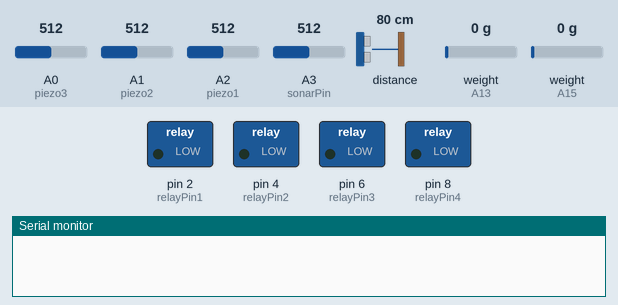
A sketch run on a simulated Arduino Mega 2560, built with avr-gcc and run on an emulated ATmega2560. Parts: switched loads named in the sketch (green lamp = pin HIGH), the last lines printed to the serial monitor. Inputs (shaded band) come from the test bench; at power-on: A0 (piezo3) = 512, A1 (piezo2) = 512, A2 (piezo1) = 512, A3 (sonarPin) = 512, distance to the obstacle 80 cm, weight on the scale (sensors on A13, A15) 0 g.

Above: at 0.1 s.
At 0.53 s:
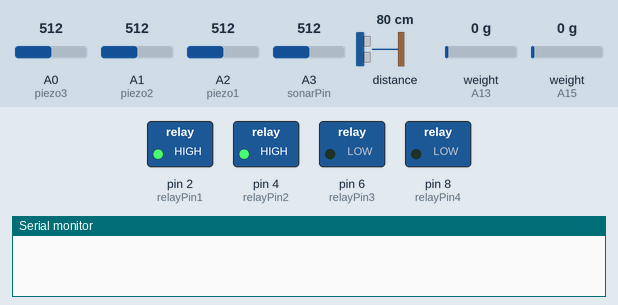
At 0.97 s:
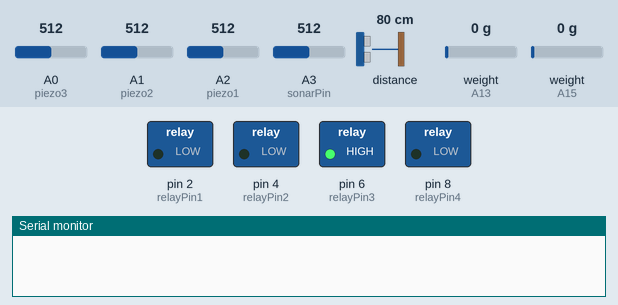
At 1.62 s:
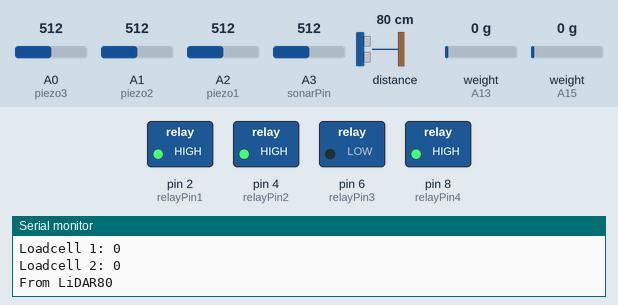
At 2.07 s:
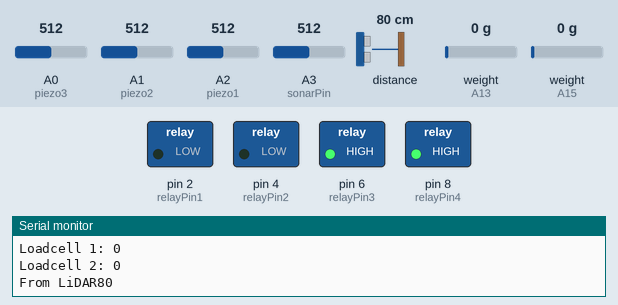
At 2.93 s:
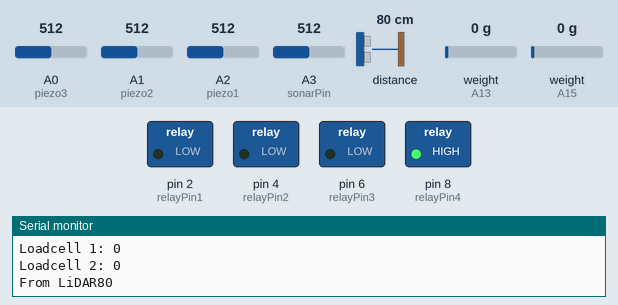
Timing chart, 0 to 3.2 s (numbered marks = the images above):
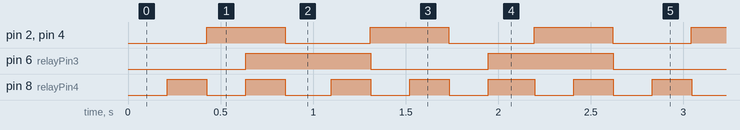

Measured:
- by itself, pin 2 (relayPin1), pin 4 (relayPin2): alternates HIGH for 0.42 s and LOW for 0.42 s
- by itself, pin 6 (relayPin3): alternates HIGH for 0.67 s and LOW for 0.67 s
- by itself, pin 8 (relayPin4): alternates HIGH for 0.21 s and LOW for 0.21 s

The sketch:

allinone.ino
```cpp
#include <TFMini.h>
#include <elapsedMillis.h>
#include <Q2HX711.h>

TFMini tfmini;

elapsedMillis rel1;
elapsedMillis rel2;
elapsedMillis rel3;
elapsedMillis rel4;

boolean rel1State = LOW;
boolean rel2State = LOW;
boolean rel3State = LOW;
boolean rel4State = LOW;

int interval1 = 400;
int interval2 = 300;
int interval3 = 500;
int interval4 = 200;

const int relayPin1 = 2;
const int relayPin2 = 4;
const int relayPin3 = 6;
const int relayPin4 = 8;

const byte DataPin1 = A15;
const byte CLKPin1 = A14;

const byte DataPin2 = A13;
const byte CLKPin2 = A12;

Q2HX711 cell1(DataPin1, CLKPin1);
Q2HX711 cell2(DataPin2, CLKPin2);

int cell1_Read;
int cell2_Read;

int interval = 1000;
unsigned long time_now = 0;

const int piezo1 = A2;
const int piezo2 = A1;
const int piezo3 = A0;
const int sonarPin = A3;
// thresholds for piezos
const int threshold1 = 0;
const int threshold2 = 0;
const int threshold3 = 0;

int piezo1Read = 0;
int piezo2Read = 0;
int piezo3Read = 0;
int sonarVal;
int dist_cm = 0;


void setup() {
  // put your setup code here, to run once:
  Serial.begin(9600);
  Serial1.begin(15200);
  tfmini.begin(&Serial1);
  pinMode(piezo1,INPUT);
  pinMode(piezo2,INPUT);
  pinMode(piezo3,INPUT);
  pinMode(sonarPin,INPUT);
  pinMode(relayPin1,OUTPUT);
  pinMode(relayPin2,OUTPUT);
  pinMode(relayPin3,OUTPUT);
  pinMode(relayPin4,OUTPUT);
}

void loop() {
  // put your main code here, to run repeatedly:
  uint16_t dist = tfmini.getDistance();
  piezo1Read = analogRead(piezo1);
  piezo2Read = analogRead(piezo2);
  piezo3Read = analogRead(piezo3);
  sonarVal = analogRead(sonarPin);
  dist_cm = (sonarVal*1.262);
  cell1_Read = (cell1.read()/10000.0);
  cell2_Read = (cell2.read()/10000.0);

  if(millis() > time_now + interval){
    time_now = millis();

  Serial.print("Piezo 1: ");
  Serial.println(piezo1Read);
  Serial.print("Piezo 2: ");
  Serial.println(piezo2Read);
  Serial.print("Piezo 3: ");
  Serial.println(piezo3Read);
  Serial.print("Distance: ");
  Serial.println(dist_cm);
  Serial.print("Loadcell 1: ");
  Serial.println(cell1_Read);
  Serial.print("Loadcell 2: ");
  Serial.println(cell2_Read);
  Serial.print("From LiDAR");
  Serial.println(dist);
  }
  if (rel1 > interval1)
  {
      rel1State = !rel1State;         // toggle the state from HIGH to LOW to HIGH to LOW ...
      digitalWrite(relayPin1, rel1State);
      rel1 = 0;              // reset the counter to 0 so the counting starts over...
  }

  if (rel2 > interval2)
  {
      rel2State = !rel2State;         // toggle the state from HIGH to LOW to HIGH to LOW ...
      digitalWrite(relayPin2, rel2State);
      rel2 = 0;              // reset the counter to 0 so the counting starts over...
  }

  if (rel3 > interval3)
  {
      rel3State = !rel3State;         // toggle the state from HIGH to LOW to HIGH to LOW ...
      digitalWrite(relayPin3, rel3State);
      rel3 = 0;              // reset the counter to 0 so the counting starts over...
  }

  if (rel4 > interval4)
  {
      rel4State = !rel4State;         // toggle the state from HIGH to LOW to HIGH to LOW ...
      digitalWrite(relayPin4, rel4State);
      rel4 = 0;              // reset the counter to 0 so the counting starts over...
  }
}
```
